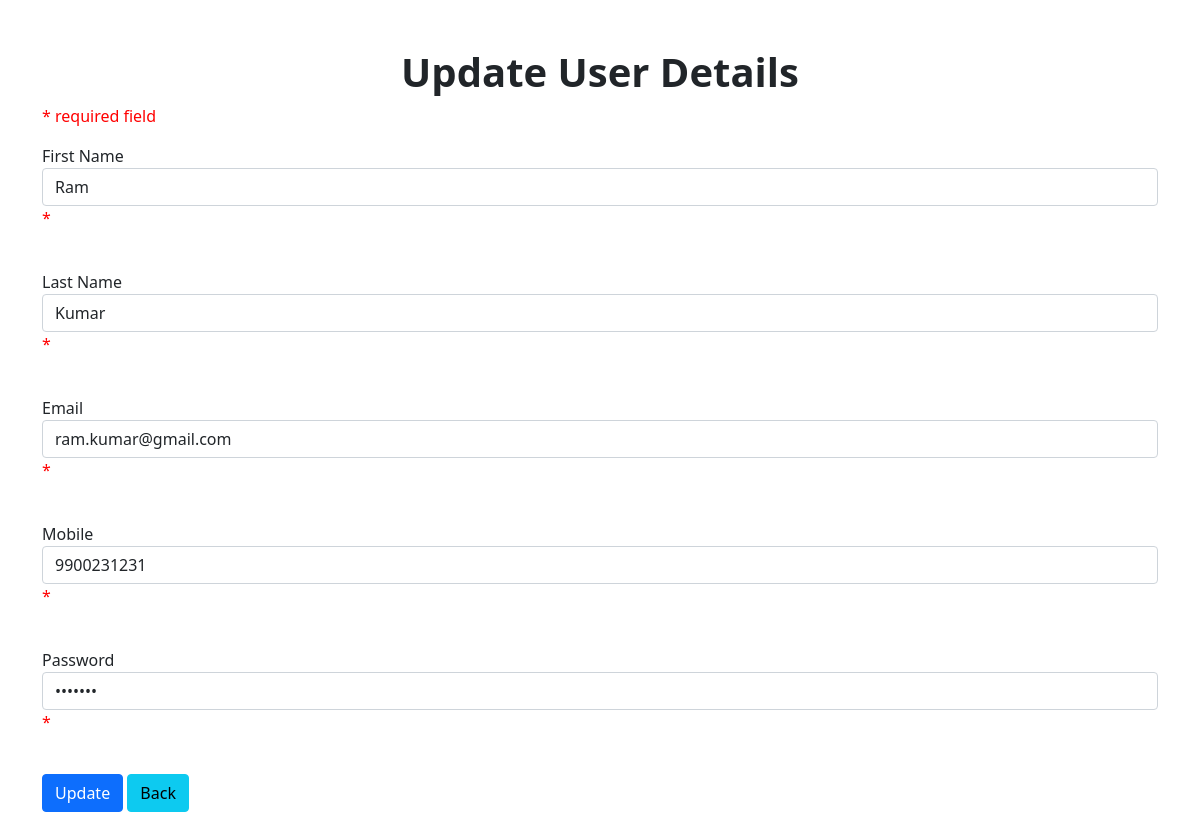
Page /update.php?updateid=3 on the committed database.
### tables this page shows
CREATE TABLE `crud` (
  `id` int NOT NULL,
  `firstName` varchar(100) NOT NULL,
  `lastName` varchar(100) NOT NULL,
  `email` varchar(100) NOT NULL,
  `mobile` varchar(20) NOT NULL,
  `password` varchar(255) NOT NULL,
  `visible` tinyint NOT NULL
);

### update.php (the view, shortened to what this page needs)
<?php
include 'connect.php';
$id = $_GET['updateid'];
$sql = "Select * from `crud` where id=$id";
$result = mysqli_query($con, $sql);
$row = mysqli_fetch_assoc($result);
$firstName = $row['firstName'];
$lastName = $row['lastName'];
$email = $row['email'];
$mobile = $row['mobile'];
$password = $row['password'];
$firstNameErr = $lastNameErr = $emailErr = $mobileErr = $passwordErr = '';
?>
<!doctype html>
<html lang="en">
  <head>
    <link href="https://cdn.jsdelivr.net/npm/bootstrap@5.1.3/dist/css/bootstrap.min.css" rel="stylesheet"
>
  </head>
  <body>
      <div class="container my-5" >
        <h1><b><center>Update User Details</center></b></h1>
        <p><span class="error">* required field</span></p>
        <form method="post">
            <div class="mb-3">
                <label>First Name</label>
                <input type="text" class="form-control" placeholder="Enter your first name"
                name="firstName" autocomplete="off"
                value=<?php echo $firstName; ?> required="required">
                <span class="error">* <?php echo $firstNameErr; ?></span>
                <br><br>
            </div>
            <div class="mb-3">
                <label>Last Name</label>
                <input type="text" class="form-control" placeholder="Enter your last name"
                name="lastName" autocomplete="off"
                value=<?php echo $lastName; ?> required="required">
                <span class="error">* <?php echo $lastNameErr; ?></span>
                <br><br>
            </div>
            <div class="mb-3">
                <label>Email</label>
                <input type="email" class="form-control" placeholder="Enter your email"
                name="email" autocomplete="off"
                value=<?php echo $email; ?> required="required">
                <span class="error">* <?php echo $emailErr; ?></span>
                <br><br>
            </div>
            <div class="mb-3">
                <label>Mobile</label>
                <input type="text" class="form-control" placeholder="Enter your mobile number"
                name="mobile" autocomplete="off" required="required"
                value=<?php echo $mobile; ?> maxlength="10">
                <span class="error">* <?php echo $mobileErr; ?></span>
                <br><br>
            </div>
            <div class="mb-3">
                <label>Password</label>
                <input type="password" class="form-control" placeholder="Enter your password"
                name="password" autocomplete="off"
                value=<?php echo $password; ?> required="required">
                <span class="error">* <?php echo $passwordErr; ?></span>
                <br><br>
            </div>
            <button type="submit" class="btn btn-primary" name="submit">Update</button>
            <button type="submit" class="btn btn-info" name="submit">Back</button>
        </form>
      </div>
  </body>
</html>

### update.php (style rules this page uses)
.error { color: #FF0000; }

### rows in the picture
crud: firstName "Ram", lastName "Kumar", email "ram.kumar@gmail.com", mobile "9900231231"
